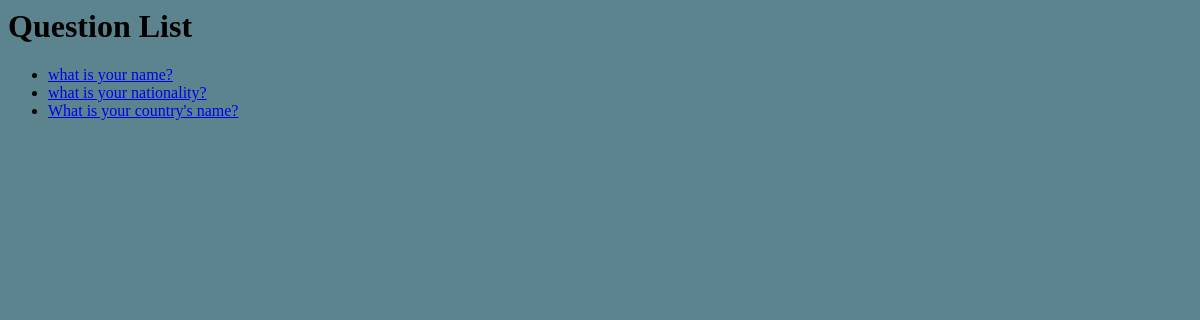
Page /polls/index on the earlier database version.
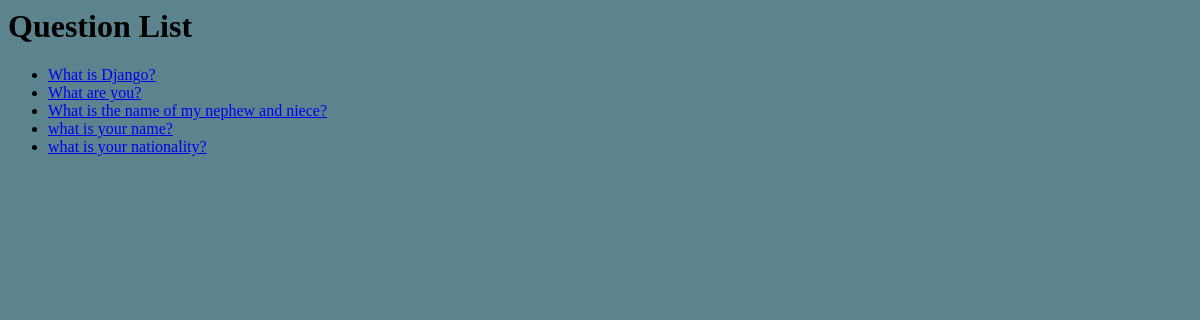
Same page on the later database version.
### polls/models.py (models this page shows, shortened)
class Question(models.Model):
    question_text = models.CharField(max_length=200)
    pub_date = models.DateTimeField("date published")

### polls/views.py (the view)
# urls.py: path("index", views.IndexView.as_view(), name="index"),
class IndexView(generic.ListView):
    template_name = "polls/index.html"
    context_object_name = "question_list"
    def get_queryset(self):
        return Question.objects.filter(pub_date__lte=timezone.now()).order_by(
            "-pub_date"
        )[:5]

### polls/templates/polls/index.html
{% load static %}
<link rel="stylesheet" type="text/css" href="{% static 'polls/../../static/polls/style.css' %}">
{% block content %}
    <h1>Question List</h1>
    {% if question_list %}
        <ul>
        {% for question in question_list %}
            <li><a href="{% url 'polls:detail' question.id %}">{{ question.question_text }}</a></li>
        {% endfor %}
        </ul>
    {% else %}
        <p>No polls are available.</p>
    {% endif %}
{% endblock %}

Differences in the rows shown:
no longer on this page (row unchanged): Question: question_text "What is your country's name?"
added Question: question_text "What is Django?"
added Question: question_text "What are you?"
added Question: question_text "What is the name of my nephew and niece?"
